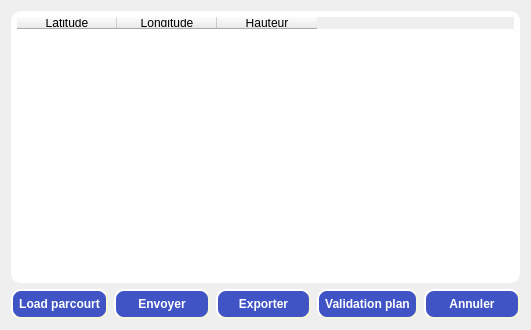
<?xml version="1.0" encoding="UTF-8"?>
<ui version="4.0">
 <class>Form</class>
 <widget class="QWidget" name="Form">
  <property name="geometry">
   <rect>
    <x>0</x>
    <y>0</y>
    <width>531</width>
    <height>330</height>
   </rect>
  </property>
  <property name="windowTitle">
   <string>Form</string>
  </property>
  <layout class="QVBoxLayout" name="verticalLayout">
   <item>
    <widget class="QTableWidget" name="tableWidget">
     <property name="styleSheet">
      <string notr="true">border-style: outset;
border-width: 3px;
border-radius: 10px;
border-color: white;</string>
     </property>
     <property name="rowCount">
      <number>0</number>
     </property>
     <column>
      <property name="text">
       <string>Latitude</string>
      </property>
     </column>
     <column>
      <property name="text">
       <string>Longitude</string>
      </property>
     </column>
     <column>
      <property name="text">
       <string>Hauteur</string>
      </property>
     </column>
    </widget>
   </item>
   <item>
    <layout class="QHBoxLayout" name="horizontalLayout">
     <item>
      <widget class="QPushButton" name="Btnload">
       <property name="styleSheet">
        <string notr="true"> QPushButton#Btnload:pressed{
    color: rgb(255, 255, 255);
	 background-color: rgb(64, 84, 197);
     border-style: outset;
     border-width: 2px;
     border-radius: 10px;
     border-color: red;
     font: bold 14px;
     min-width: 5em;
     padding: 6px;
 }
 
 QPushButton#Btnload{
    color: rgb(255, 255, 255);
	 background-color: rgb(64, 84, 197);
     border-style: outset;
     border-width: 2px;
     border-radius: 10px;
     border-color: beige;
     font: bold 12px;
     min-width: 5em;
     padding: 6px;
 }</string>
       </property>
       <property name="text">
        <string>Load parcourt</string>
       </property>
      </widget>
     </item>
     <item>
      <widget class="QPushButton" name="btnEnvoyer">
       <property name="styleSheet">
        <string notr="true"> QPushButton#btnEnvoyer:pressed{
    color: rgb(255, 255, 255);
	 background-color: rgb(64, 84, 197);
     border-style: outset;
     border-width: 2px;
     border-radius: 10px;
     border-color: red;
     font: bold 14px;
     min-width: 5em;
     padding: 6px;
 }

 QPushButton#btnEnvoyer{
    color: rgb(255, 255, 255);
	 background-color: rgb(64, 84, 197);
     border-style: outset;
     border-width: 2px;
     border-radius: 10px;
     border-color: beige;
     font: bold 12px;
     min-width: 5em;
     padding: 6px;
 }</string>
       </property>
       <property name="text">
        <string>Envoyer</string>
       </property>
      </widget>
     </item>
     <item>
      <widget class="QPushButton" name="pushButton_2">
       <property name="styleSheet">
        <string notr="true"> QPushButton#pushButton_2:pressed{
    color: rgb(255, 255, 255);
	 background-color: rgb(64, 84, 197);
     border-style: outset;
     border-width: 2px;
     border-radius: 10px;
     border-color: red;
     font: bold 14px;
     min-width: 5em;
     padding: 6px;
 }

 QPushButton#pushButton_2{
    color: rgb(255, 255, 255);
	 background-color: rgb(64, 84, 197);
     border-style: outset;
     border-width: 2px;
     border-radius: 10px;
     border-color: beige;
     font: bold 12px;
     min-width: 5em;
     padding: 6px;
 }</string>
       </property>
       <property name="text">
        <string>Exporter</string>
       </property>
      </widget>
     </item>
     <item>
      <widget class="QPushButton" name="pushButton">
       <property name="styleSheet">
        <string notr="true"> QPushButton#pushButton:pressed{
    color: rgb(255, 255, 255);
	 background-color: rgb(64, 84, 197);
     border-style: outset;
     border-width: 2px;
     border-radius: 10px;
     border-color: red;
     font: bold 14px;
     min-width: 5em;
     padding: 6px;
 }

 QPushButton#pushButton{
    color: rgb(255, 255, 255);
	 background-color: rgb(64, 84, 197);
     border-style: outset;
     border-width: 2px;
     border-radius: 10px;
     border-color: beige;
     font: bold 12px;
     min-width: 5em;
     padding: 6px;
 }</string>
       </property>
       <property name="text">
        <string>Validation plan</string>
       </property>
      </widget>
     </item>
     <item>
      <widget class="QPushButton" name="btnCancel">
       <property name="styleSheet">
        <string notr="true"> QPushButton#btnCancel:pressed{
    color: rgb(255, 255, 255);
	 background-color: rgb(64, 84, 197);
     border-style: outset;
     border-width: 2px;
     border-radius: 10px;
     border-color: red;
     font: bold 14px;
     min-width: 5em;
     padding: 6px;
 }

 QPushButton#btnCancel{
    color: rgb(255, 255, 255);
	 background-color: rgb(64, 84, 197);
     border-style: outset;
     border-width: 2px;
     border-radius: 10px;
     border-color: beige;
     font: bold 12px;
     min-width: 5em;
     padding: 6px;
 }</string>
       </property>
       <property name="text">
        <string>Annuler</string>
       </property>
      </widget>
     </item>
    </layout>
   </item>
  </layout>
 </widget>
 <resources/>
 <connections>
  <connection>
   <sender>btnCancel</sender>
   <signal>clicked()</signal>
   <receiver>Form</receiver>
   <slot>close()</slot>
   <hints>
    <hint type="sourcelabel">
     <x>366</x>
     <y>282</y>
    </hint>
    <hint type="destinationlabel">
     <x>397</x>
     <y>267</y>
    </hint>
   </hints>
  </connection>
 </connections>
</ui>
